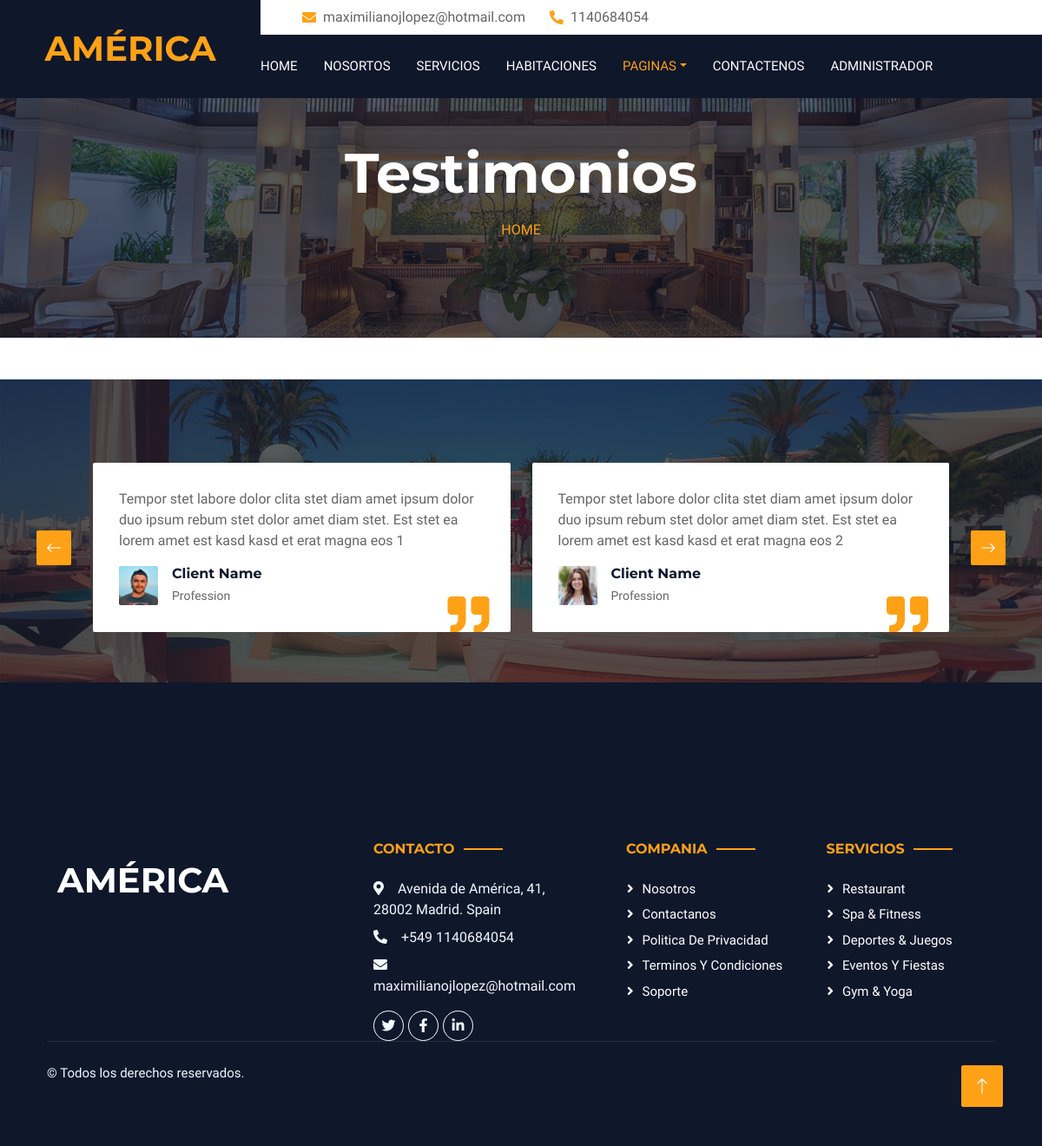
The page /testimonial.php on the database its author committed.
### tables this page shows
CREATE TABLE IF NOT EXISTS tbl_configuraciones (
  id INT AUTO_INCREMENT PRIMARY KEY,
  nombre VARCHAR(255) NOT NULL,
  valor VARCHAR(255) NOT NULL
);

CREATE TABLE IF NOT EXISTS tbl_testimonios (
  id INT AUTO_INCREMENT PRIMARY KEY,
  nombre VARCHAR(255) NOT NULL,
  profesion VARCHAR(1000) NOT NULL,
  imagen VARCHAR(255) NOT NULL,
  descripcion TEXT NOT NULL
);

### testimonial.php (the view, shortened to what this page needs)
<?php  include("admin/bd.php");
 $sentencia= $conexion->prepare("SELECT * FROM `tbl_testimonios`");
 $sentencia->execute();
 $lista_testimonios=$sentencia->fetchAll(PDO::FETCH_ASSOC);
  $sentencia= $conexion->prepare("SELECT * FROM `tbl_configuraciones`");
  $sentencia->execute();
  $lista_configuraciones=$sentencia->fetchAll(PDO::FETCH_ASSOC);
 ?>
<!DOCTYPE html>
<html lang="es">
<head>
    <link href="https://cdnjs.cloudflare.com/ajax/libs/font-awesome/5.10.0/css/all.min.css" rel="stylesheet">
    <link href="https://cdn.jsdelivr.net/npm/bootstrap-icons@1.4.1/font/bootstrap-icons.css" rel="stylesheet">
    <link href="lib/animate/animate.min.css" rel="stylesheet">
    <link href="lib/owlcarousel/assets/owl.carousel.min.css" rel="stylesheet">
    <link href="lib/tempusdominus/css/tempusdominus-bootstrap-4.min.css" rel="stylesheet" />
    <link href="css/bootstrap.min.css" rel="stylesheet">
    <link href="css/style.css" rel="stylesheet">
</head>
<body>
    <div class="container-xxl bg-white p-0">
        <div class="container-fluid bg-dark px-0">
            <div class="row gx-0">
                <div class="col-lg-3 bg-dark d-none d-lg-block">
                    <a href="index.html" class="navbar-brand w-100 h-100 m-0 p-0 d-flex align-items-center justify-content-center">
                        <h1 class="m-0 text-primary text-uppercase"><?php echo $lista_configuraciones[1]['valor'];?></h1>
                    </a>
                </div>
                <div class="col-lg-9">
                    <div class="row gx-0 bg-white d-none d-lg-flex">
                        <div class="col-lg-7 px-5 text-start">
                            <div class="h-100 d-inline-flex align-items-center py-2 me-4">
                                <i class="fa fa-envelope text-primary me-2"></i>
                                <p class="mb-0"><?php echo $lista_configuraciones[2]['valor'];?></p>
                            </div>
                            <div class="h-100 d-inline-flex align-items-center py-2">
                                <i class="fa fa-phone-alt text-primary me-2"></i>
                                <p class="mb-0"><?php echo $lista_configuraciones[3]['valor'];?></p>
                            </div>
                        </div>
                    </div>
                    <nav class="navbar navbar-expand-lg bg-dark navbar-dark p-3 p-lg-0">
                        <div class="collapse navbar-collapse justify-content-between" id="navbarCollapse">
                            <div class="navbar-nav mr-auto py-0">
                                <a href="pagprin.php" class="nav-item nav-link">Home</a>
                                <a href="about.php" class="nav-item nav-link">Nosortos</a>
                                <a href="service.php" class="nav-item nav-link">Servicios</a>
                                <a href="room.php" class="nav-item nav-link">Habitaciones</a>
                                <div class="nav-item dropdown">
                                    <a href="#" class="nav-link dropdown-toggle active" data-bs-toggle="dropdown">Paginas</a>
                                </div>
                                <a href="contact.php" class="nav-item nav-link">Contactenos</a>
                                <a href="login-admin" class="nav-item nav-link">Administrador</a>
                            </div>
                        </div>
                    </nav>
                </div>
            </div>
        </div>
        <div class="container-fluid page-header mb-5 p-0" style="background-image: url(img/carousel-1.jpg);">
            <div class="container-fluid page-header-inner py-5">
                <div class="container text-center pb-5">
                    <h1 class="display-3 text-white mb-3 animated slideInDown"><?php echo $lista_configuraciones[32]['valor'];?></h1>
                    <nav aria-label="breadcrumb">
                    <ol class="breadcrumb justify-content-center text-uppercase">
                            <li class="breadcrumb-item"><a href="index.php">Home</a></li>
                        </ol>
                    </nav>
                </div>
            </div>
        </div>
        <div class="container-xxl testimonial my-5 py-5 bg-dark wow zoomIn" data-wow-delay="0.1s">
            <div class="container">
                <div class="owl-carousel testimonial-carousel py-5">
                <?php foreach($lista_testimonios as $registros){?>
                    <div class="testimonial-item position-relative bg-white rounded overflow-hidden">
                        <p><?php echo $registros["descripcion"];?></p>
                        <div class="d-flex align-items-center">
                            <img class="img-fluid flex-shrink-0 rounded" src="img/<?php echo $registros["imagen"];?>" style="width: 45px; height: 45px;">
                            <div class="ps-3">
                                <h6 class="fw-bold mb-1"><?php echo $registros["nombre"];?></h6>
                                <small><?php echo $registros["profesion"];?></small>
                            </div>
                        </div>
                        <i class="fa fa-quote-right fa-3x text-primary position-absolute end-0 bottom-0 me-4 mb-n1"></i>
                    </div>
                <?php } ?>
                </div>
            </div>
        </div>
        <div class="container newsletter mt-5 wow fadeIn" data-wow-delay="0.1s">
            <div class="row justify-content-center">
                <div class="col-lg-10 ">
                    <div class=" text-center ">
                        <div class="rounded text-center ">
                            <div class="position-relative mx-auto" style="max-width: 400px;">
                            </div>
                        </div>
                    </div>
                </div>
            </div>
        </div>
       <div class="container-fluid bg-dark text-light footer wow fadeIn" data-wow-delay="0.1s">
            <div class="container pb-5">
                <div class="row g-5">
                    <div class="col-md-6 col-lg-4">
                        <div class="p-4">
                            <a href="index.php"><h1 class="text-white text-uppercase mb-3"><?php echo $lista_configuraciones[11]['valor'];?></h1></a>
                        </div>
                    </div>
                    <div class="col-md-6 col-lg-3">
                        <h6 class="section-title text-start text-primary text-uppercase mb-4"><?php echo $lista_configuraciones[12]['valor'];?></h6>
                        <p class="mb-2"><i class="fa fa-map-marker-alt me-3"></i><?php echo $lista_configuraciones[15]['valor'];?></p>
                        <p class="mb-2"><i class="fa fa-phone-alt me-3"></i><?php echo $lista_configuraciones[16]['valor'];?></p>
                        <p class="mb-2"><i class="fa fa-envelope me-3"></i><?php echo $lista_configuraciones[17]['valor'];?></p>
                        <div class="d-flex pt-2">
                            <a class="btn btn-outline-light btn-social" href=""><i class="fab fa-twitter"></i></a>
                            <a class="btn btn-outline-light btn-social" href=""><i class="fab fa-facebook-f"></i></a>
                            <a class="btn btn-outline-light btn-social" href=""><i class="fab fa-linkedin-in"></i></a>
                        </div>
                    </div>
                    <div class="col-lg-5 col-md-12">
                        <div class="row gy-5 g-4">
                            <div class="col-md-6">
                                <h6 class="section-title text-start text-primary text-uppercase mb-4"><?php echo $lista_configuraciones[13]['valor'];?></h6>
                                <a class="btn btn-link"><?php echo $lista_configuraciones[18]['valor'];?></a>
                                <a class="btn btn-link"><?php echo $lista_configuraciones[19]['valor'];?></a>
                                <a class="btn btn-link"><?php echo $lista_configuraciones[20]['valor'];?></a>
                                <a class="btn btn-link"><?php echo $lista_configuraciones[21]['valor'];?></a>
                                <a class="btn btn-link"><?php echo $lista_configuraciones[22]['valor'];?></a>
                            </div>
                            <div class="col-md-6">
                                <h6 class="section-title text-start text-primary text-uppercase mb-4"><?php echo $lista_configuraciones[14]['valor'];?></h6>
                                <a class="btn btn-link"><?php echo $lista_configuraciones[23]['valor'];?></a>
                                <a class="btn btn-link"><?php echo $lista_configuraciones[24]['valor'];?></a>
                                <a class="btn btn-link"><?php echo $lista_configuraciones[25]['valor'];?></a>
                                <a class="btn btn-link"><?php echo $lista_configuraciones[26]['valor'];?></a>
                                <a class="btn btn-link"><?php echo $lista_configuraciones[27]['valor'];?></a>
                            </div>
                        </div>
                    </div>
            </div>
            <div class="container">
                <div class="copyright">
                    <div class="row">
                        <div class="col-md-6 text-center text-md-start mb-3 mb-md-0">
                            &copy; <a class="border-bottom" href=""></a>Todos los derechos reservados.
                        </div>
                    </div>
                </div>
            </div>
        </div>
        <a href="#" class="btn btn-lg btn-primary btn-lg-square back-to-top"><i class="bi bi-arrow-up"></i></a>
    </div>
</body>
</html>

### css/style.css (style rules this page uses)
:root { --primary: #FEA116; --light: #F1F8FF; --dark: #0F172B; }
.back-to-top { position: fixed; display: none; right: 45px; bottom: 45px; z-index: 99; }
.btn { font-weight: 500; text-transform: uppercase; transition: .5s; }
.btn.btn-primary, .btn.btn-secondary { color: #FFFFFF; }
.btn-lg-square { width: 48px; height: 48px; }
.btn-square, .btn-sm-square, .btn-lg-square { padding: 0; display: flex; align-items: center; justify-content: center; font-weight: normal; border-radius: 2px; }
.navbar-dark .navbar-nav .nav-link { margin-right: 30px; padding: 25px 0; color: #FFFFFF; font-size: 15px; text-transform: uppercase; outline: none; }
.navbar-dark .navbar-nav .nav-link:hover, .navbar-dark .navbar-nav .nav-link.active { color: var(--primary); }
.page-header { background-position: center center; background-repeat: no-repeat; background-size: cover; }
.page-header-inner { background: rgba(15, 23, 43, .7); }
.section-title { position: relative; display: inline-block; }
.section-title::before { position: absolute; content: ""; width: 45px; height: 2px; top: 50%; left: -55px; margin-top: -1px; background: var(--primary); }
.section-title::after { position: absolute; content: ""; width: 45px; height: 2px; top: 50%; right: -55px; margin-top: -1px; background: var(--primary); }
.section-title.text-start::before, .section-title.text-end::after { display: none; }
.testimonial { background: linear-gradient(rgba(15, 23, 43, .7), rgba(15, 23, 43, .7)), url(../img/carousel-2.jpg); background-position: center center; background-repeat: no-repeat; background-size: cover; }
.testimonial-carousel { padding-left: 65px; padding-right: 65px; }
.testimonial-carousel .testimonial-item { padding: 30px; }
.newsletter { position: relative; z-index: 1; }
.footer { position: relative; margin-top: -110px; padding-top: 180px; }
.footer .btn.btn-social { margin-right: 5px; width: 35px; height: 35px; display: flex; align-items: center; justify-content: center; color: var(--light); border: 1px solid #FFFFFF; border-radius: 35px; transition: .3s; }
.footer .btn.btn-link { display: block; margin-bottom: 5px; padding: 0; text-align: left; color: #FFFFFF; font-size: 15px; font-weight: normal; text-transform: capitalize; transition: .3s; }
.footer .btn.btn-link::before { position: relative; content: "\f105"; font-family: "Font Awesome 5 Free"; font-weight: 900; margin-right: 10px; }
.footer .copyright { padding: 25px 0; font-size: 15px; border-top: 1px solid rgba(256, 256, 256, .1); }

### rows shown on the page
tbl_configuraciones: valor "AMÉRICA"
tbl_configuraciones: valor "maximilianojlopez@hotmail.com"
tbl_configuraciones: valor "1140684054"
tbl_configuraciones: valor "Testimonios"
tbl_testimonios: descripcion "Tempor stet labore dolor clita stet diam amet ipsum dolor duo ipsum rebum stet dolor amet diam stet. Est stet ea lorem amet est kasd kasd et erat magna eos 1", imagen (picture), nombre "Client Name", profesion "Profession"
tbl_testimonios: descripcion "Tempor stet labore dolor clita stet diam amet ipsum dolor duo ipsum rebum stet dolor amet diam stet. Est stet ea lorem amet est kasd kasd et erat magna eos 2", imagen (picture), nombre "Client Name", profesion "Profession"
tbl_configuraciones: valor "AMÉRICA"
tbl_configuraciones: valor "CONTACTO"
tbl_configuraciones: valor "Avenida de América, 41, 28002 Madrid. Spain"
tbl_configuraciones: valor "+549 1140684054"
tbl_configuraciones: valor "maximilianojlopez@hotmail.com"
tbl_configuraciones: valor "COMPANIA"
tbl_configuraciones: valor "Nosotros"
tbl_configuraciones: valor "Contactanos"
tbl_configuraciones: valor "Politica De Privacidad"
tbl_configuraciones: valor "Terminos Y Condiciones"
tbl_configuraciones: valor "Soporte"
tbl_configuraciones: valor "SERVICIOS"
tbl_configuraciones: valor "Restaurant"
tbl_configuraciones: valor "Spa & Fitness"
tbl_configuraciones: valor "Deportes & Juegos"
tbl_configuraciones: valor "Eventos Y Fiestas"
tbl_configuraciones: valor "Gym & Yoga"
